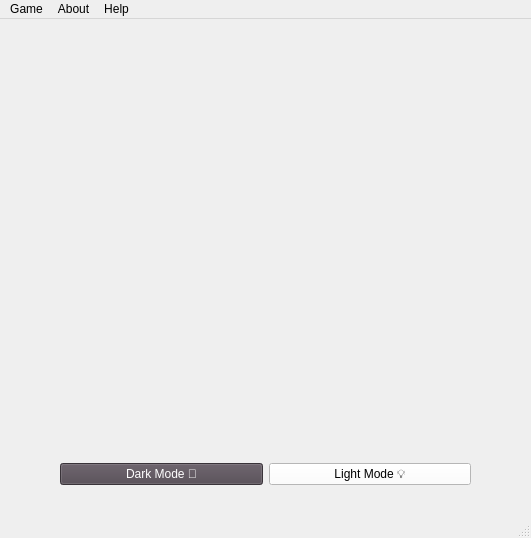
<?xml version="1.0" encoding="UTF-8"?>
<ui version="4.0">
 <class>MainWindow</class>
 <widget class="QMainWindow" name="MainWindow">
  <property name="geometry">
   <rect>
    <x>0</x>
    <y>0</y>
    <width>531</width>
    <height>538</height>
   </rect>
  </property>
  <property name="windowTitle">
   <string>SODOKU</string>
  </property>
  <widget class="QWidget" name="centralwidget">
   <widget class="QWidget" name="gridLayoutWidget">
    <property name="geometry">
     <rect>
      <x>60</x>
      <y>30</y>
      <width>411</width>
      <height>371</height>
     </rect>
    </property>
    <layout class="QGridLayout" name="grid_Layout"/>
   </widget>
   <widget class="QWidget" name="gridLayoutWidget_2">
    <property name="geometry">
     <rect>
      <x>60</x>
      <y>430</y>
      <width>411</width>
      <height>51</height>
     </rect>
    </property>
    <layout class="QGridLayout" name="gridLayout">
     <item row="0" column="0">
      <widget class="QPushButton" name="pushButton">
       <property name="styleSheet">
        <string notr="true">background-color: rgb(80, 71, 80);
color: rgb(255, 255, 255);</string>
       </property>
       <property name="text">
        <string>Dark Mode 🌚</string>
       </property>
      </widget>
     </item>
     <item row="0" column="1">
      <widget class="QPushButton" name="pushButton_2">
       <property name="styleSheet">
        <string notr="true">background-color: rgb(255, 255, 255);</string>
       </property>
       <property name="text">
        <string>Light Mode 💡</string>
       </property>
      </widget>
     </item>
    </layout>
   </widget>
  </widget>
  <widget class="QMenuBar" name="menubar">
   <property name="geometry">
    <rect>
     <x>0</x>
     <y>0</y>
     <width>531</width>
     <height>26</height>
    </rect>
   </property>
   <widget class="QMenu" name="menuGame">
    <property name="title">
     <string>Game</string>
    </property>
    <addaction name="menu_new"/>
    <addaction name="menu_openfile"/>
    <addaction name="actionSolve_Table"/>
    <addaction name="actionExit"/>
   </widget>
   <widget class="QMenu" name="menuAbout">
    <property name="title">
     <string>About</string>
    </property>
    <addaction name="actionAbout_Game"/>
   </widget>
   <widget class="QMenu" name="menuHelp">
    <property name="title">
     <string>Help</string>
    </property>
    <addaction name="actionHelp"/>
   </widget>
   <addaction name="menuGame"/>
   <addaction name="menuAbout"/>
   <addaction name="menuHelp"/>
  </widget>
  <widget class="QStatusBar" name="statusbar"/>
  <action name="menu_new">
   <property name="text">
    <string>New Game</string>
   </property>
  </action>
  <action name="menu_openfile">
   <property name="text">
    <string>Open File</string>
   </property>
  </action>
  <action name="actionExit">
   <property name="text">
    <string>Exit</string>
   </property>
  </action>
  <action name="actionSolve_Table">
   <property name="text">
    <string>Solve Table </string>
   </property>
  </action>
  <action name="actionAbout_Game">
   <property name="text">
    <string>About Game...</string>
   </property>
  </action>
  <action name="actionHelp">
   <property name="text">
    <string>Help !</string>
   </property>
  </action>
 </widget>
 <resources/>
 <connections/>
</ui>
